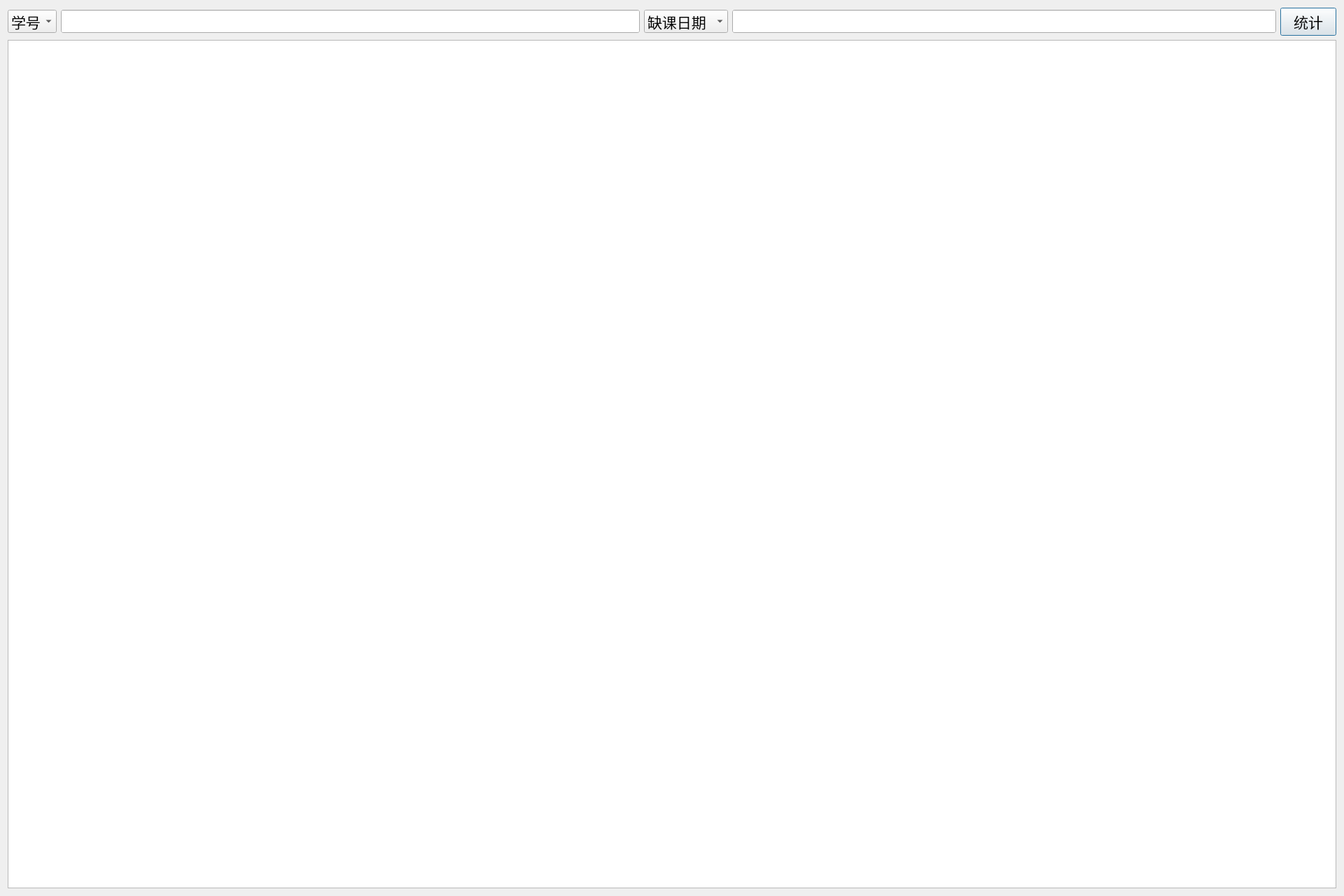
<?xml version="1.0" encoding="UTF-8"?>
<ui version="4.0">
 <class>analyzestudentinfo</class>
 <widget class="QDialog" name="analyzestudentinfo">
  <property name="geometry">
   <rect>
    <x>0</x>
    <y>0</y>
    <width>1920</width>
    <height>1280</height>
   </rect>
  </property>
  <property name="windowTitle">
   <string>统计</string>
  </property>
  <property name="windowIcon">
   <iconset resource="ico.qrc">
    <normaloff>:/new/prefix1/ico/analyzestudentinfo.ico</normaloff>:/new/prefix1/ico/analyzestudentinfo.ico</iconset>
  </property>
  <layout class="QVBoxLayout" name="verticalLayout_2">
   <item>
    <layout class="QVBoxLayout" name="verticalLayout">
     <item>
      <layout class="QHBoxLayout" name="horizontalLayout_3">
       <item>
        <layout class="QHBoxLayout" name="horizontalLayout" stretch="30,70">
         <item>
          <widget class="QComboBox" name="comboBox">
           <property name="maximumSize">
            <size>
             <width>70</width>
             <height>16777215</height>
            </size>
           </property>
           <property name="font">
            <font>
             <pointsize>16</pointsize>
            </font>
           </property>
           <item>
            <property name="text">
             <string>学号</string>
            </property>
           </item>
           <item>
            <property name="text">
             <string>姓名</string>
            </property>
           </item>
           <item>
            <property name="text">
             <string>年龄</string>
            </property>
           </item>
           <item>
            <property name="text">
             <string>班级</string>
            </property>
           </item>
          </widget>
         </item>
         <item>
          <widget class="QLineEdit" name="lineEdit">
           <property name="sizePolicy">
            <sizepolicy hsizetype="Preferred" vsizetype="Fixed">
             <horstretch>0</horstretch>
             <verstretch>0</verstretch>
            </sizepolicy>
           </property>
           <property name="minimumSize">
            <size>
             <width>30</width>
             <height>0</height>
            </size>
           </property>
           <property name="font">
            <font>
             <pointsize>16</pointsize>
            </font>
           </property>
           <property name="autoFillBackground">
            <bool>true</bool>
           </property>
          </widget>
         </item>
        </layout>
       </item>
       <item>
        <layout class="QHBoxLayout" name="horizontalLayout_2" stretch="60,70">
         <item>
          <widget class="QComboBox" name="comboBox_2">
           <property name="maximumSize">
            <size>
             <width>120</width>
             <height>16777215</height>
            </size>
           </property>
           <property name="font">
            <font>
             <pointsize>16</pointsize>
            </font>
           </property>
           <item>
            <property name="text">
             <string>缺课日期</string>
            </property>
           </item>
           <item>
            <property name="text">
             <string>第几节课</string>
            </property>
           </item>
           <item>
            <property name="text">
             <string>课程名称</string>
            </property>
           </item>
           <item>
            <property name="text">
             <string>学生姓名</string>
            </property>
           </item>
           <item>
            <property name="text">
             <string>缺课类型</string>
            </property>
           </item>
          </widget>
         </item>
         <item>
          <widget class="QLineEdit" name="lineEdit_2">
           <property name="sizePolicy">
            <sizepolicy hsizetype="Preferred" vsizetype="Fixed">
             <horstretch>0</horstretch>
             <verstretch>0</verstretch>
            </sizepolicy>
           </property>
           <property name="minimumSize">
            <size>
             <width>30</width>
             <height>0</height>
            </size>
           </property>
           <property name="font">
            <font>
             <pointsize>16</pointsize>
            </font>
           </property>
           <property name="autoFillBackground">
            <bool>true</bool>
           </property>
          </widget>
         </item>
        </layout>
       </item>
       <item>
        <widget class="QPushButton" name="pushButton">
         <property name="sizePolicy">
          <sizepolicy hsizetype="Fixed" vsizetype="Fixed">
           <horstretch>0</horstretch>
           <verstretch>0</verstretch>
          </sizepolicy>
         </property>
         <property name="maximumSize">
          <size>
           <width>90</width>
           <height>45</height>
          </size>
         </property>
         <property name="font">
          <font>
           <pointsize>16</pointsize>
          </font>
         </property>
         <property name="autoFillBackground">
          <bool>true</bool>
         </property>
         <property name="text">
          <string>统计</string>
         </property>
        </widget>
       </item>
      </layout>
     </item>
     <item>
      <widget class="QTableView" name="tableView"/>
     </item>
    </layout>
   </item>
  </layout>
 </widget>
 <resources>
  <include location="ico.qrc"/>
 </resources>
 <connections/>
</ui>
